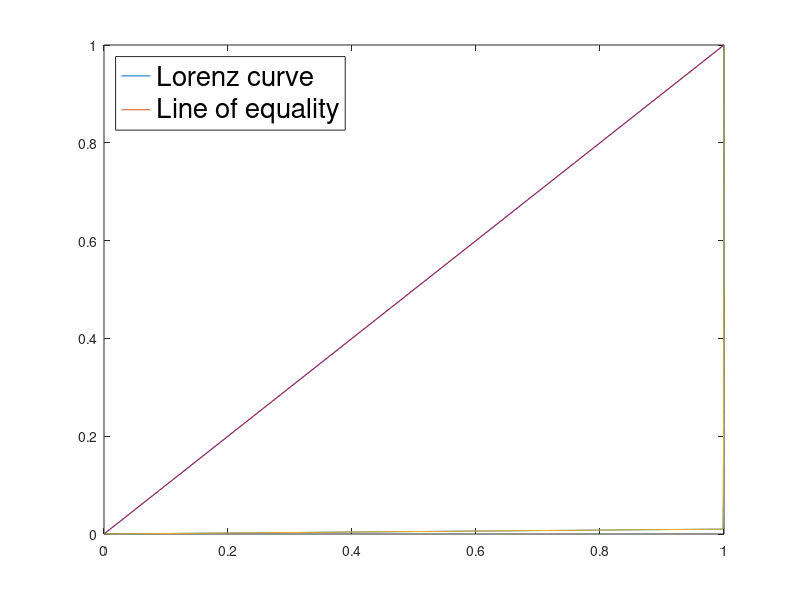

MATLAB code for this plot:
clear all

total_btc_node = 9754;
y = [0.2 0.5 1.0 1.0 1.0 1.5 1.5 3.4 4.9 6.8 8.3 9.0 10.0 10.3 10.5 13.7 15.4];
hash_dist = [100-sum(y) y];
res_btc_node = total_btc_node - length(hash_dist);

x = zeros(1, length(hash_dist));
x(1) = res_btc_node / total_btc_node;
for i = 2:length(hash_dist)
    x(i) = 18/17/total_btc_node;
end


past = (0);
current = 0;
area = 0;
iter = 1;
for i = 1:length(hash_dist)
    hash_dist(i) = hash_dist(i) / 100;
    current = hash_dist(i) + past(i);
    area = area + (past(i)+current)*x(iter)/2;
    past(i+1) = current;
    iter = iter + 1;
end

result = 1 - 2*(1/2 - area);
x_sum = (0);
for i = 1:length(hash_dist)
    x_sum(i+1) = x_sum(i) + x(i);
end
plot(x_sum, past)
hold on
plot([0 1], [0 1])
legend('Lorenz curve', 'Line of equality', 'Location','northwest', 'FontSize',20)








total_eth_node = 11034;
y = [1 1 1 1 2 3 3 4 4 4 8 10 10 13 13 21];
hash_dist = [100-sum(y) y];
res_eth_node = total_eth_node - length(hash_dist);

x = zeros(1, length(hash_dist));
x(1) = res_eth_node / total_eth_node;
for i = 2:length(hash_dist)
    x(i) = 17/16/total_eth_node;
end


past = (0);
current = 0;
area = 0;
iter = 1;
for i = 1:length(hash_dist)
    hash_dist(i) = hash_dist(i) / 100;
    current = hash_dist(i) + past(i);
    area = area + (past(i)+current)*x(iter)/2;
    past(i+1) = current;
    iter = iter + 1;
end

result = 1 - 2*(1/2 - area);
x_sum = (0);
for i = 1:length(hash_dist)
    x_sum(i+1) = x_sum(i) + x(i);
end
plot(x_sum, past)
hold on
plot([0 1], [0 1])
legend('Lorenz curve', 'Line of equality', 'Location','northwest', 'FontSize',20)


% plot(x_sum(3:18), past(3:18))
% lgd = legend('Lorenz curve', 'Location','northwest', 'FontSize',20);
